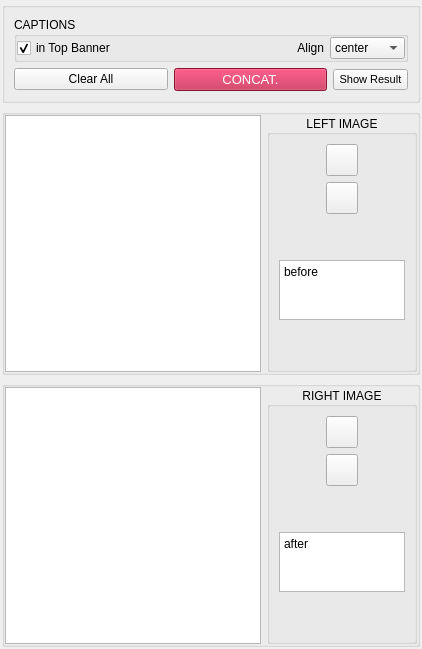
      <widget class="QWidget" name="before_vs_after_tab">
       <attribute name="title">
        <string>Before After</string>
       </attribute>
       <layout class="QVBoxLayout" name="verticalLayout_2">
        <property name="margin">
         <number>2</number>
        </property>
        <item>
         <widget class="QGroupBox" name="bvsa_btn_grpBx">
          <property name="title">
           <string/>
          </property>
          <layout class="QVBoxLayout" name="verticalLayout_7">
           <item>
            <widget class="QGroupBox" name="bvsa_caption_grpBx">
             <property name="title">
              <string>CAPTIONS</string>
             </property>
             <layout class="QVBoxLayout" name="verticalLayout_8">
              <property name="margin">
               <number>0</number>
              </property>
              <item>
               <layout class="QHBoxLayout" name="bvsa_caption_HLayout">
                <item>
                 <widget class="QCheckBox" name="bvsa_caption_banner_checkBox">
                  <property name="text">
                   <string>in Top Banner</string>
                  </property>
                  <property name="checked">
                   <bool>true</bool>
                  </property>
                 </widget>
                </item>
                <item>
                 <widget class="QLabel" name="bvsa_caption_label">
                  <property name="text">
                   <string>Align</string>
                  </property>
                  <property name="alignment">
                   <set>Qt::AlignRight|Qt::AlignTrailing|Qt::AlignVCenter</set>
                  </property>
                 </widget>
                </item>
                <item>
                 <widget class="QComboBox" name="bvsa_caption_align_comboBox">
                  <property name="maximumSize">
                   <size>
                    <width>75</width>
                    <height>16777215</height>
                   </size>
                  </property>
                  <property name="layoutDirection">
                   <enum>Qt::LeftToRight</enum>
                  </property>
                  <property name="currentIndex">
                   <number>1</number>
                  </property>
                  <item>
                   <property name="text">
                    <string>left</string>
                   </property>
                  </item>
                  <item>
                   <property name="text">
                    <string>center</string>
                   </property>
                  </item>
                 </widget>
                </item>
               </layout>
              </item>
             </layout>
            </widget>
           </item>
           <item>
            <layout class="QHBoxLayout" name="horizontalLayout">
             <item>
              <widget class="QPushButton" name="bvsa_clearAll_btn">
               <property name="text">
                <string>Clear All</string>
               </property>
              </widget>
             </item>
             <item>
              <widget class="QPushButton" name="bvsa_execute_btn">
               <property name="font">
                <font>
                 <pointsize>10</pointsize>
                </font>
               </property>
               <property name="styleSheet">
                <string notr="true">background-color: rgb(189, 28, 70); color: white</string>
               </property>
               <property name="text">
                <string>CONCAT.</string>
               </property>
              </widget>
             </item>
             <item>
              <widget class="QPushButton" name="bvsa_showResult_btn">
               <property name="maximumSize">
                <size>
                 <width>75</width>
                 <height>16777215</height>
                </size>
               </property>
               <property name="font">
                <font>
                 <pointsize>8</pointsize>
                </font>
               </property>
               <property name="text">
                <string>Show Result</string>
               </property>
              </widget>
             </item>
            </layout>
           </item>
          </layout>
         </widget>
        </item>
        <item>
         <widget class="QGroupBox" name="before_grpBx">
          <property name="title">
           <string/>
          </property>
          <layout class="QHBoxLayout" name="horizontalLayout_2">
           <property name="margin">
            <number>0</number>
           </property>
           <item>
            <widget class="TTSGraphicsView" name="before_graphicsView">
             <property name="sizePolicy">
              <sizepolicy hsizetype="Expanding" vsizetype="Expanding">
               <horstretch>0</horstretch>
               <verstretch>0</verstretch>
              </sizepolicy>
             </property>
             <property name="minimumSize">
              <size>
               <width>250</width>
               <height>250</height>
              </size>
             </property>
             <property name="frameShape">
              <enum>QFrame::StyledPanel</enum>
             </property>
             <property name="verticalScrollBarPolicy">
              <enum>Qt::ScrollBarAlwaysOff</enum>
             </property>
             <property name="horizontalScrollBarPolicy">
              <enum>Qt::ScrollBarAlwaysOff</enum>
             </property>
             <property name="dragMode">
              <enum>QGraphicsView::ScrollHandDrag</enum>
             </property>
             <property name="transformationAnchor">
              <enum>QGraphicsView::AnchorUnderMouse</enum>
             </property>
             <property name="resizeAnchor">
              <enum>QGraphicsView::AnchorUnderMouse</enum>
             </property>
            </widget>
           </item>
           <item>
            <widget class="QGroupBox" name="before_controls_grpBx">
             <property name="sizePolicy">
              <sizepolicy hsizetype="Maximum" vsizetype="Preferred">
               <horstretch>0</horstretch>
               <verstretch>0</verstretch>
              </sizepolicy>
             </property>
             <property name="maximumSize">
              <size>
               <width>150</width>
               <height>16777215</height>
              </size>
             </property>
             <property name="title">
              <string>LEFT IMAGE</string>
             </property>
             <property name="alignment">
              <set>Qt::AlignCenter</set>
             </property>
             <layout class="QVBoxLayout" name="verticalLayout_5">
              <item>
               <layout class="QHBoxLayout" name="bvsa_before_screenshot_HLayout">
                <item>
                 <spacer name="bvsa_before_horizontalSpacer">
                  <property name="orientation">
                   <enum>Qt::Horizontal</enum>
                  </property>
                  <property name="sizeHint" stdset="0">
                   <size>
                    <width>40</width>
                    <height>20</height>
                   </size>
                  </property>
                 </spacer>
                </item>
                <item>
                 <widget class="QPushButton" name="bvsa_before_screenshot_btn">
                  <property name="minimumSize">
                   <size>
                    <width>32</width>
                    <height>32</height>
                   </size>
                  </property>
                  <property name="maximumSize">
                   <size>
                    <width>32</width>
                    <height>32</height>
                   </size>
                  </property>
                  <property name="layoutDirection">
                   <enum>Qt::LeftToRight</enum>
                  </property>
                  <property name="text">
                   <string/>
                  </property>
                  <property name="icon">
                   <iconset resource="../rc/ttStamper_resources.qrc">
                    <normaloff>:/images/Greenshot_logo.png</normaloff>:/images/Greenshot_logo.png</iconset>
                  </property>
                  <property name="iconSize">
                   <size>
                    <width>24</width>
                    <height>24</height>
                   </size>
                  </property>
                 </widget>
                </item>
                <item>
                 <spacer name="bvsa_before_horizontalSpacer2">
                  <property name="orientation">
                   <enum>Qt::Horizontal</enum>
                  </property>
                  <property name="sizeHint" stdset="0">
                   <size>
                    <width>40</width>
                    <height>20</height>
                   </size>
                  </property>
                 </spacer>
                </item>
               </layout>
              </item>
              <item>
               <layout class="QHBoxLayout" name="bvsa_before_load_img_HLayout">
                <item>
                 <spacer name="bvsa_before_horizontalSpacer3">
                  <property name="orientation">
                   <enum>Qt::Horizontal</enum>
                  </property>
                  <property name="sizeHint" stdset="0">
                   <size>
                    <width>40</width>
                    <height>20</height>
                   </size>
                  </property>
                 </spacer>
                </item>
                <item>
                 <widget class="QPushButton" name="bvsa_before_load_img_btn">
                  <property name="minimumSize">
                   <size>
                    <width>32</width>
                    <height>32</height>
                   </size>
                  </property>
                  <property name="maximumSize">
                   <size>
                    <width>32</width>
                    <height>32</height>
                   </size>
                  </property>
                  <property name="text">
                   <string/>
                  </property>
                  <property name="icon">
                   <iconset resource="../rc/ttStamper_resources.qrc">
                    <normaloff>:/images/outline_autorenew_black_18dp.png</normaloff>:/images/outline_autorenew_black_18dp.png</iconset>
                  </property>
                  <property name="iconSize">
                   <size>
                    <width>18</width>
                    <height>18</height>
                   </size>
                  </property>
                 </widget>
                </item>
                <item>
                 <spacer name="bvsa_before_horizontalSpacer4">
                  <property name="orientation">
                   <enum>Qt::Horizontal</enum>
                  </property>
                  <property name="sizeHint" stdset="0">
                   <size>
                    <width>40</width>
                    <height>20</height>
                   </size>
                  </property>
                 </spacer>
                </item>
               </layout>
              </item>
              <item>
               <spacer name="bvsa_before_verticalSpacer">
                <property name="orientation">
                 <enum>Qt::Vertical</enum>
                </property>
                <property name="sizeHint" stdset="0">
                 <size>
                  <width>20</width>
                  <height>40</height>
                 </size>
                </property>
               </spacer>
              </item>
              <item>
               <widget class="QPlainTextEdit" name="bvsa_before_plainTextEdit">
                <property name="maximumSize">
                 <size>
                  <width>16777215</width>
                  <height>60</height>
                 </size>
                </property>
                <property name="plainText">
                 <string>before</string>
                </property>
               </widget>
              </item>
              <item>
               <spacer name="bvsa_before_verticalSpacer2">
                <property name="orientation">
                 <enum>Qt::Vertical</enum>
                </property>
                <property name="sizeHint" stdset="0">
                 <size>
                  <width>20</width>
                  <height>40</height>
                 </size>
                </property>
               </spacer>
              </item>
             </layout>
            </widget>
           </item>
          </layout>
         </widget>
        </item>
        <item>
         <widget class="QGroupBox" name="after_grpBx">
          <property name="title">
           <string/>
          </property>
          <layout class="QHBoxLayout" name="horizontalLayout_3">
           <property name="margin">
            <number>0</number>
           </property>
           <item>
            <widget class="TTSGraphicsView" name="after_graphicsView">
             <property name="minimumSize">
              <size>
               <width>250</width>
               <height>250</height>
              </size>
             </property>
             <property name="frameShape">
              <enum>QFrame::StyledPanel</enum>
             </property>
             <property name="verticalScrollBarPolicy">
              <enum>Qt::ScrollBarAlwaysOff</enum>
             </property>
             <property name="horizontalScrollBarPolicy">
              <enum>Qt::ScrollBarAlwaysOff</enum>
             </property>
             <property name="dragMode">
              <enum>QGraphicsView::ScrollHandDrag</enum>
             </property>
             <property name="transformationAnchor">
              <enum>QGraphicsView::AnchorUnderMouse</enum>
             </property>
             <property name="resizeAnchor">
              <enum>QGraphicsView::AnchorUnderMouse</enum>
             </property>
            </widget>
           </item>
           <item>
            <widget class="QGroupBox" name="after_controls_grpBx">
             <property name="sizePolicy">
              <sizepolicy hsizetype="Maximum" vsizetype="Preferred">
               <horstretch>0</horstretch>
               <verstretch>0</verstretch>
              </sizepolicy>
             </property>
             <property name="maximumSize">
              <size>
               <width>150</width>
               <height>16777215</height>
              </size>
             </property>
             <property name="title">
              <string>RIGHT IMAGE</string>
             </property>
             <property name="alignment">
              <set>Qt::AlignCenter</set>
             </property>
             <layout class="QVBoxLayout" name="verticalLayout_6">
              <item>
               <layout class="QHBoxLayout" name="bvsa_after_screenshot_HLayout">
                <item>
                 <spacer name="bvsa_after_horizontalSpacer">
                  <property name="orientation">
                   <enum>Qt::Horizontal</enum>
                  </property>
                  <property name="sizeHint" stdset="0">
                   <size>
                    <width>40</width>
                    <height>20</height>
                   </size>
                  </property>
                 </spacer>
                </item>
                <item>
                 <widget class="QPushButton" name="bvsa_after_screenshot_btn">
                  <property name="minimumSize">
                   <size>
                    <width>32</width>
                    <height>32</height>
                   </size>
                  </property>
                  <property name="maximumSize">
                   <size>
                    <width>32</width>
                    <height>32</height>
                   </size>
                  </property>
                  <property name="text">
                   <string/>
                  </property>
                  <property name="icon">
                   <iconset resource="../rc/ttStamper_resources.qrc">
                    <normaloff>:/images/Greenshot_logo.png</normaloff>:/images/Greenshot_logo.png</iconset>
                  </property>
                  <property name="iconSize">
                   <size>
                    <width>24</width>
                    <height>24</height>
                   </size>
                  </property>
                 </widget>
                </item>
                <item>
                 <spacer name="bvsa_after_horizontalSpacer2">
                  <property name="orientation">
                   <enum>Qt::Horizontal</enum>
                  </property>
                  <property name="sizeHint" stdset="0">
                   <size>
                    <width>40</width>
                    <height>20</height>
                   </size>
                  </property>
                 </spacer>
                </item>
               </layout>
              </item>
              <item>
               <layout class="QHBoxLayout" name="bvsa_after_load_img_HLayout">
                <item>
                 <spacer name="bvsa_after_horizontalSpacer3">
                  <property name="orientation">
                   <enum>Qt::Horizontal</enum>
                  </property>
                  <property name="sizeHint" stdset="0">
                   <size>
                    <width>40</width>
                    <height>20</height>
                   </size>
                  </property>
                 </spacer>
                </item>
                <item>
                 <widget class="QPushButton" name="bvsa_after_load_img_btn">
                  <property name="minimumSize">
                   <size>
                    <width>32</width>
                    <height>32</height>
                   </size>
                  </property>
                  <property name="maximumSize">
                   <size>
                    <width>32</width>
                    <height>32</height>
                   </size>
                  </property>
                  <property name="text">
                   <string/>
                  </property>
                  <property name="icon">
                   <iconset resource="../rc/ttStamper_resources.qrc">
                    <normaloff>:/images/outline_autorenew_black_18dp.png</normaloff>:/images/outline_autorenew_black_18dp.png</iconset>
                  </property>
                  <property name="iconSize">
                   <size>
                    <width>18</width>
                    <height>18</height>
                   </size>
                  </property>
                 </widget>
                </item>
                <item>
                 <spacer name="bvsa_after_horizontalSpacer4">
                  <property name="orientation">
                   <enum>Qt::Horizontal</enum>
                  </property>
                  <property name="sizeHint" stdset="0">
                   <size>
                    <width>40</width>
                    <height>20</height>
                   </size>
                  </property>
                 </spacer>
                </item>
               </layout>
              </item>
              <item>
               <spacer name="bvsa_after_verticalSpacer">
                <property name="orientation">
                 <enum>Qt::Vertical</enum>
                </property>
                <property name="sizeHint" stdset="0">
                 <size>
                  <width>20</width>
                  <height>40</height>
                 </size>
                </property>
               </spacer>
              </item>
              <item>
               <widget class="QPlainTextEdit" name="bvsa_after_plainTextEdit">
                <property name="maximumSize">
                 <size>
                  <width>16777215</width>
                  <height>60</height>
                 </size>
                </property>
                <property name="plainText">
                 <string>after</string>
                </property>
               </widget>
              </item>
              <item>
               <spacer name="bvsa_after_verticalSpacer2">
                <property name="orientation">
                 <enum>Qt::Vertical</enum>
                </property>
                <property name="sizeHint" stdset="0">
                 <size>
                  <width>20</width>
                  <height>40</height>
                 </size>
                </property>
               </spacer>
              </item>
             </layout>
            </widget>
           </item>
          </layout>
         </widget>
        </item>
       </layout>
      </widget>
